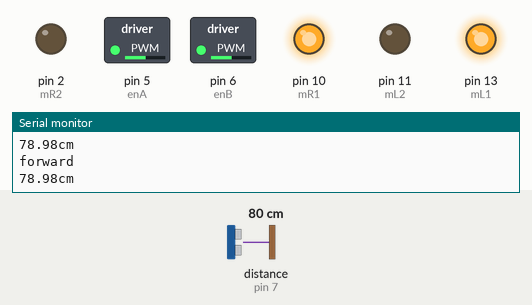
Simulated run of this sketch. Board: Arduino Uno, built with avr-gcc and run on an emulated ATmega328P. Shown: switched loads named in the sketch (green lamp = pin HIGH), output pins drawn as LEDs (lit = HIGH), the last lines printed to the serial monitor. Wiring (inferred from the names in the program): ultrasonic range finder: trigger pin 8; echo pin 7. Inputs (shaded band) come from the test bench; at power-on: distance to the obstacle (sensor on pin 7) 80 cm. The echo pulse lasts 58.3 µs per cm; pins used as bus, display or sensor lines are not drawn.

Above: at 1.2 s.
1.3 s: distance to the obstacle (sensor on pin 7) set to 23 cm
2.8 s: distance to the obstacle (sensor on pin 7) set to 18 cm
At 3.5 s:
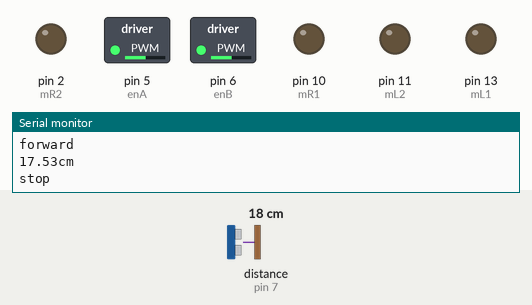
5.8 s: distance to the obstacle (sensor on pin 7) set to 35 cm
At 6.7 s:
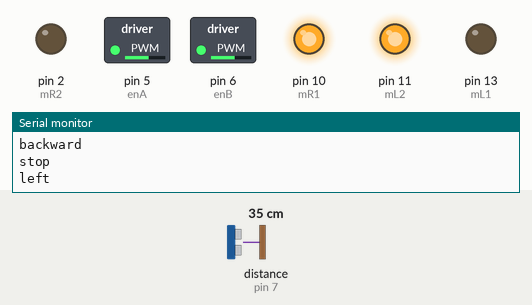
8.5 s: distance to the obstacle (sensor on pin 7) set to 2 cm
At 10.4 s:
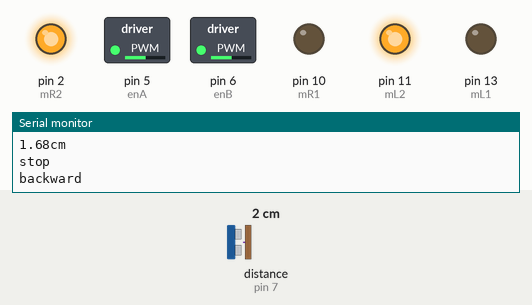
Timing chart, 0 to 12.5 s (numbered marks = the images above; inputs shaded):
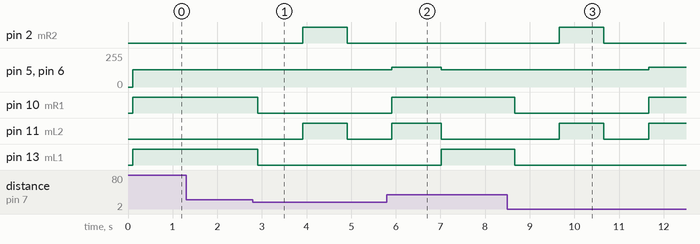

Measured:
- the behaviour switches between 21 and 20 cm on distance to the obstacle (sensor on pin 7) (found by bisection; images 0 and 1)
- after the input at 2.8 s, pin 2 (mR2), pin 11 (mL2): LOW → HIGH after 1.1 s, → LOW 1.0 s later; pin 10 (mR1), pin 13 (mL1): HIGH → LOW after 0.11 s
- after the input at 5.8 s, pin 2 (mR2): stays LOW (without the input it goes to HIGH after 2.2 s); pin 10 (mR1): goes on until 5.9 s, then stays HIGH; pin 11 (mL2): goes on until 7.0 s, then stays LOW; pin 13 (mL1): LOW → HIGH after 1.2 s
- after the input at 8.5 s, pin 2 (mR2): LOW → HIGH after 1.2 s, → LOW 1.0 s later; pin 5 (enA), pin 6 (enB): 130/255 → 150/255 after 3.2 s; pin 10 (mR1): HIGH → LOW after 0.16 s, → HIGH 3.0 s later; pin 11 (mL2): LOW → HIGH after 1.2 s, → LOW 1.0 s later, → HIGH 1.0 s later; pin 13 (mL1): HIGH → LOW after 0.16 s

The sketch:

26.Obstacle_avoiding_Robot.ino
```cpp
int trigPin = 8;
int echoPin =7;
int mL1= 13;
int mL2= 11;
int mR1= 10;
int mR2= 2;
int enA= 5;
int enB= 6;
int Speed = 130;
int turnSpeed = 150;

float duration, distance;
void setup()
{
  Serial.begin(9600);
  pinMode(trigPin, OUTPUT);
  pinMode(echoPin, INPUT);
  pinMode(mL1, OUTPUT);
  pinMode(mL2, OUTPUT);
  pinMode(mR1, OUTPUT);
  pinMode(mR2, OUTPUT);
  pinMode(enA, OUTPUT);
  pinMode(enB, OUTPUT);
}
void loop()
{
    sensor();
    if(distance<20)
     {
       stop_now();
       delay(1000);
       backward();
       delay(1000);
       stop_now();
       delay(1000);
       left();
       delay(1000);
     }
else
  {
     forward();
  }
          }
void sensor()
{
  digitalWrite(trigPin, LOW);
  delayMicroseconds(5);
  digitalWrite(trigPin, HIGH);
  delayMicroseconds(10);
  digitalWrite(trigPin,LOW);
  duration = pulseIn(echoPin, HIGH);
  distance = (duration*0.034)/2;
  Serial.print(distance);
  Serial.print("cm");
  Serial.println();
  delay(100);
  }
  void forward()
{
digitalWrite(mL1,HIGH);
digitalWrite(mL2,LOW);
digitalWrite(mR1,HIGH);
digitalWrite(mR2,LOW);
analogWrite(enA, Speed);
analogWrite(enB, Speed);
Serial.println("forward");
}
void backward()
{
digitalWrite(mL1,LOW);
digitalWrite(mL2,HIGH);
digitalWrite(mR1,LOW);
digitalWrite(mR2,HIGH);
analogWrite(enA, Speed);
analogWrite(enB, Speed);
Serial.println("backward");
}
void left() {
digitalWrite(mL1,LOW);
digitalWrite(mL2,HIGH);
digitalWrite(mR1,HIGH);
digitalWrite(mR2,LOW);
analogWrite(enA, turnSpeed);
analogWrite(enB, turnSpeed);
Serial.println("left");
}
void stop_now() {
digitalWrite(mL1,LOW);
digitalWrite(mL2,LOW);
digitalWrite(mR1,LOW);
digitalWrite(mR2,LOW);
Serial.println("stop");}
```
